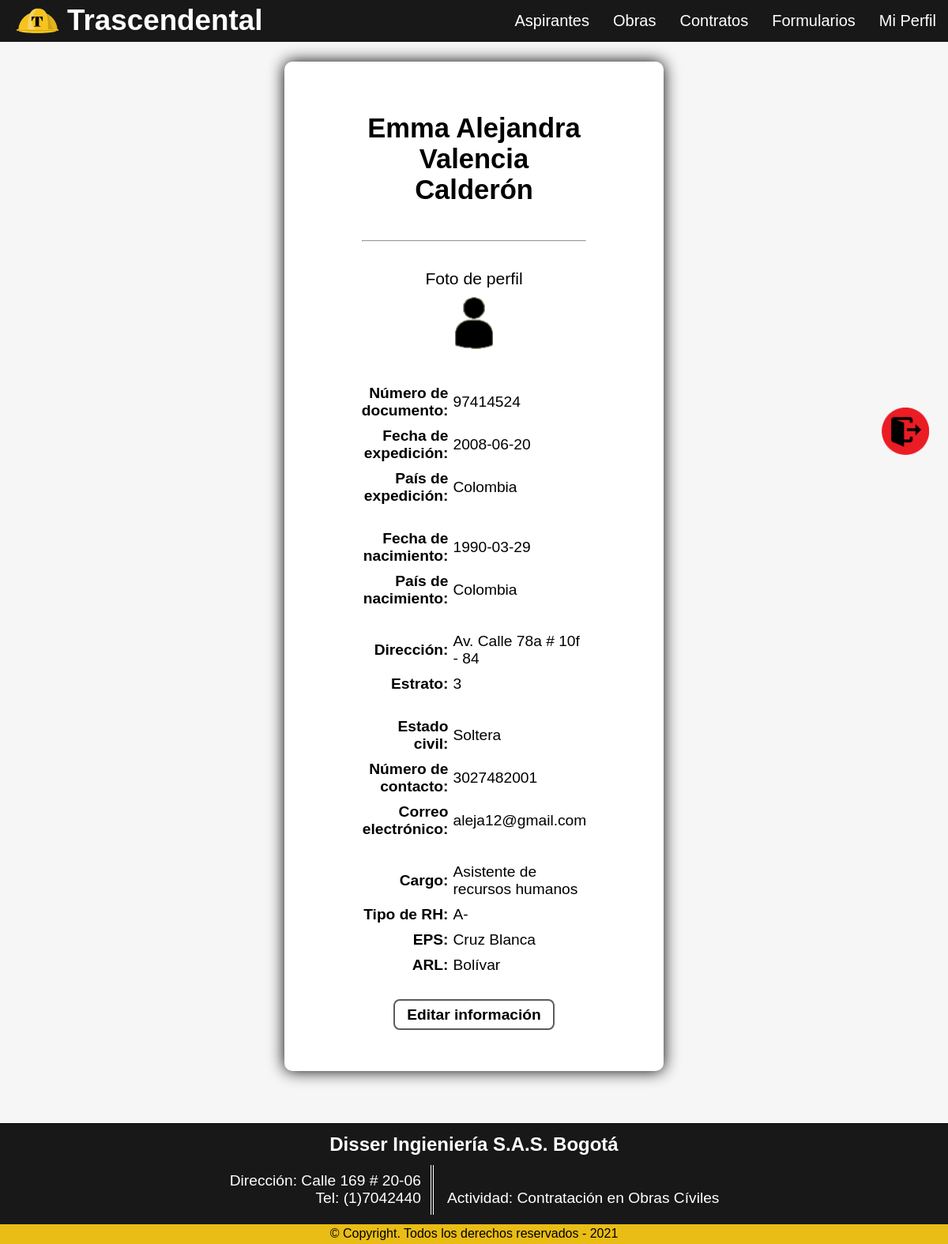
The app's page /HTML/estadoLog/logtrue/recursosHumanos/Mi_Perfil.php (signed in) with its own data.
### tables this page shows
CREATE TABLE `recursoshumanos` (
  `docRecHum` double NOT NULL,
  `numIdentificacion` double NOT NULL,
  `pNombreRh` varchar(60) NOT NULL,
  `sNombreRh` varchar(60) NOT NULL,
  `pApellidoRh` varchar(60) NOT NULL,
  `sApellidoRh` varchar(60) NOT NULL,
  `fotoRh` blob NOT NULL,
  `fechaExpDoc` date NOT NULL,
  `paisExpDoc` varchar(60) NOT NULL,
  `fechaNacimiento` date NOT NULL,
  `paisNacimiento` varchar(60) NOT NULL,
  `direccionResidencia` varchar(60) NOT NULL,
  `telefonoContacto` double NOT NULL,
  `correoElectronico` varchar(60) NOT NULL,
  `tipoCargo` varchar(60) NOT NULL,
  `estadoCivil` varchar(60) NOT NULL,
  `estrato` int(10) NOT NULL,
  `rh` varchar(10) NOT NULL,
  `genero` varchar(50) NOT NULL,
  `eps` varchar(60) NOT NULL,
  `arl` varchar(60) NOT NULL,
  `estadoRecHum` tinyint(1) DEFAULT NULL
);

### HTML/estadoLog/logtrue/aspirantes/phpMiperfil.php (the view, shortened to what this page needs)
<?php
function cargardata1($conn) {
    $consulta = "SELECT * FROM recursoshumanos where docRecHum='$_SESSION[doc]'";
    $resultado =mysqli_query($conn, $consulta);
    while($fila = mysqli_fetch_array($resultado)){
        echo "
            <table>
                <tr>
                    <th colspan='2'>
                        <center>
                        <h2>" . $fila['pNombreRh'] . " " . $fila['sNombreRh'] . " " . $fila['pApellidoRh'] . " " . $fila['sApellidoRh'] . "</h2>
                        </center>
                        <br>
                        <br>
                        <hr>
                        <br>
                    </th>
                </tr>
                <tr>
                    <td colspan='2'>
                        <center>
                            <p>Foto de perfil</p>
                            <input type='image' src='../../../../Imagenes/otros logos/Logo_Usuario.png' name='Foto Perfil' id='Foto_Perfil'>
                        </center>
                        <br>
                    </td>
                </tr>
                <tr>
                    <th>Número de documento:</th>
                    <td>" . $fila['docRecHum'] . "</td>
                </tr>
                <tr>
                    <th>Fecha de expedición:</th>
                    <td>" . $fila['fechaExpDoc'] . "</td>
                </tr>
                <tr>
                    <th>País de expedición:<br><br></th>
                    <td>" . $fila['paisExpDoc'] . "<br><br></td>
                </tr>
                <tr>
                    <th>Fecha de nacimiento:</th>
                    <td>" . $fila['fechaNacimiento'] . "</td>
                </tr>
                <tr>
                    <th>País de nacimiento:<br><br></th>
                    <td>" . $fila['paisNacimiento'] . "<br><br></td>
                </tr>
                <tr>
                    <th>Dirección:</th>
                    <td>" . $fila['direccionResidencia'] . "</td>
                </tr>
                <tr>
                    <th>Estrato:<br><br></th>
                    <td>" . $fila['estrato'] . "<br><br></td>
                </tr>
                <tr>
                    <th>Estado civil:</th>
                    <td>" . $fila['estadoCivil'] . "</td>
                </tr>
                <tr>
                    <th>Número de contacto:</th>
                    <td>" . $fila['telefonoContacto'] . "</td>
                </tr>
                <tr>
                    <th>Correo electrónico:<br><br></th>
                    <td>" . $fila['correoElectronico'] . "<br><br></td>
                </tr>
                <tr>
                    <th>Cargo:</th>
                    <td>" . $fila['tipoCargo'] . "</td>
                </tr>
                <tr>
                    <th>Tipo de RH:</th>
                    <td>" . $fila['rh'] . "</td>
                </tr>
                <tr>
                    <th>EPS:</th>
                    <td>" . $fila['eps'] . "</td>
                </tr>
                <tr>
                    <th>ARL:</th>
                    <td>" . $fila['arl'] . "</td>
                </tr>
            </table>
        ";
    }
}
?>

### CSS/Formato_Base.css (style rules this page uses)
* { margin: 0px; padding: 0px; transition: 0.5s; font-family: sans-serif; }

### CSS/estadoLog/log true/Mi_Perfil.css (style rules this page uses)
body { background-color: rgb(212, 212, 211, 0.2); }
table { width: 80%; border-collapse: collapse; }
table td, table th { width: 50%; padding: 5px 3px; font-size: 120%; }
table th { text-align: right; }
table td { text-align: left; }
.Perfil #Foto_Perfil { width: 25%; }
.Perfil h2 { font-size: 180%; text-align: center; }
.Perfil p { font-size: 110%; margin: 1%; }
#Foto_Perfil { width: 15%; padding: 1%; border-radius: 100px; background-color: white; }

### records on screen
recursoshumanos: pNombreRh "Emma", sNombreRh "Alejandra", pApellidoRh "Valencia", sApellidoRh "Calderón", docRecHum "97414524", fechaExpDoc "2008-06-20", paisExpDoc "Colombia", fechaNacimiento "1990-03-29", paisNacimiento "Colombia", direccionResidencia "Av. Calle 78a # 10f - 84", estrato "3", estadoCivil "Soltera", telefonoContacto "3027482001", correoElectronico "aleja12@gmail.com", tipoCargo "Asistente de recursos humanos", rh "A-", eps "Cruz Blanca", arl "Bolívar"
